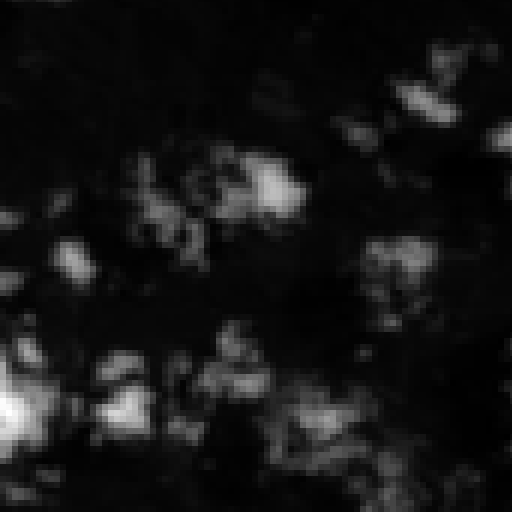
#> input picture cosc-2669/good-cop-bad-cop/data/timeseries/7680-10240-B01-2017-03-12.png, 512 x 512 px, given in place of 7680-10240-B04-2017-03-12.png, which was not available
$ jupyter execute --allow-errors test_images.ipynb   (text cells are left out)
#> lines starting #> are read from the running program, lines starting #| are printed output that depends on the picture; pictures that were not available may be replaced by others from this repository, and a replacement may not be noted
[cell 1]
import pandas as pd
import numpy as np
from PIL import Image
import matplotlib.pyplot as plt
from matplotlib import image
import glob
import os

[cell 2]
# x 7680,  y 1024
def get_tile_path(x, y, band, date):
    path = f'C:\\Users\\Gladiator\\Documents\\Good_Crop_Bad_Crop\\model\\satelite_data\\phase-01\\data\\sentinel-2a-tile-{x}x-{y}y\\timeseries\\{x}-{y}-{band}-{date}.png'
    return path

[cell 3]
# get the picture
def get_image(x, y, band, date):
    path = get_tile_path(x,y,band,date)
    im = image.imread(path)
    return im

[cell 4]
# get the dates
paths = glob.glob(get_tile_path('7680','10240','B01','*'))
dates = []
for path in paths:
    x = len(path)
    dates.append(path[x-14:x-4])

# sort date
dates.sort(key= lambda x: int(''.join(x.split('-'))))

dates[0:5]

[cell 5]
def calulcate_NVDI(NIR, RED):
    return (NIR - RED) / (NIR + RED)

[cell 6]
def calculate_ENVDI(NIR, GREEN, BLUE):
    return ((NIR+GREEN) - (2*BLUE)) / ((NIR+GREEN) + (2*BLUE))

[cell 7]
def calulcate_GNDVI(NIR, GREEN):

    return (NIR - GREEN) / (NIR + GREEN)

[cell 8]
def get_wavelength(x, y, band, date):
#> called with x = '7680', y = '10240', band = 'B04', date = '2017-03-12'
    im = Image.open(get_tile_path(x,y,band,date))
#> im is the input picture: PIL image 512x512 I;16; min 2132, max 15726, mean 3327.8
    arr = np.array(im.getdata()).reshape(512,512)
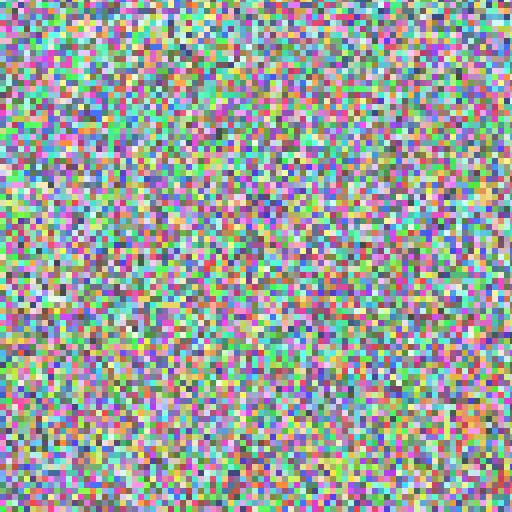
#> arr: shape (512, 512) int64; 1891 distinct labels, from 2132 to 15726; one colour per label, 0 black
    return arr

[cell 9]
def get_partition(image, xStart, yStart, mask):
    result = []
    for y in range(0, len(mask)):
        for x in range(0, len(mask[0])):
            # check if the mask pixel is selected then add the img pixel to list
            if mask[y,x]==1:
                result.append(image[yStart+y, xStart+x])
    return np.array(result)

[cell 10]
def get_avg_vegetation_index(vi, X, Y, xStart, yStart, mask):
    result = []
    avg = []
    upper = []
    lower = []
    for date in dates[0:12]:
        red = get_wavelength(X,Y,RED,date)
        blue = get_wavelength(X,Y,BLUE,date)
#> call 2 of get_wavelength, with x = '7680', y = '10240', band = 'B02', date = '2017-03-12'
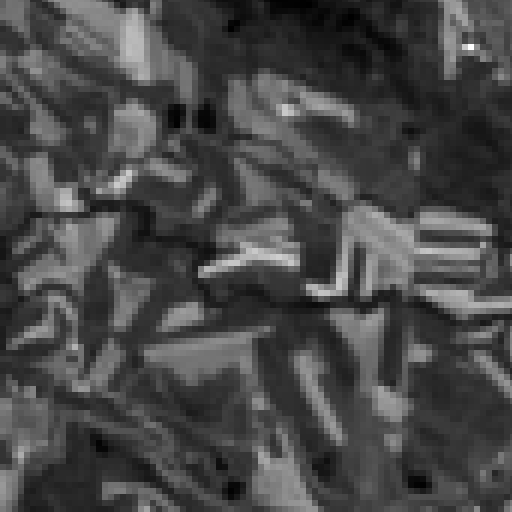
#> input picture cosc-2669/good-cop-bad-cop/data/timeseries/7680-10240-B01-2017-08-19.png, 512 x 512 px, given in place of 7680-10240-B02-2017-03-12.png, which was not available
#> in get_wavelength, im is the input picture: PIL image 512x512 I;16; min 2098, max 3520, mean 2503.3
#> in get_wavelength (call 2), `arr = np.array(im.getdata()).reshape(512,512)`:
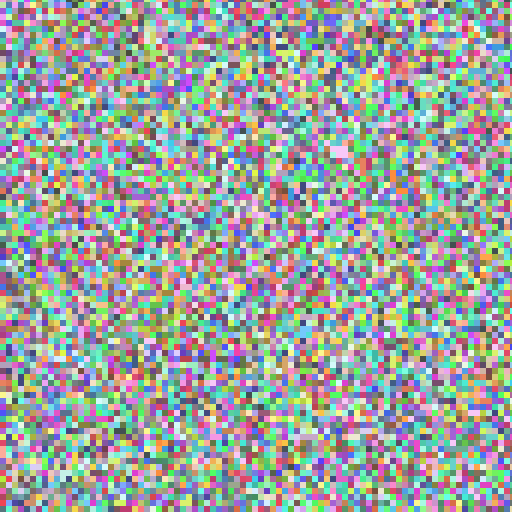
#> arr: shape (512, 512) int64; 519 distinct labels, from 2098 to 3520; one colour per label, 0 black
        green = get_wavelength(X,Y,GREEN,date)
        nir = get_wavelength(X,Y,NIR,date)

        if vi == 'NVDI':
            nvdi = calulcate_NVDI(nir, red)
            res = get_partition(nvdi, xStart, yStart, mask)
            average = np.average(res)
            sd = np.std(res)

            avg.append(average)
            upper.append(average+(2*sd))
            lower.append(average-(2*sd))
            result.append(res)
    dict = {}
    dict['result'] = result
    dict['avg'] = avg
    dict['upper'] = upper
    dict['lower'] = lower
    return dict

[cell 11]
BLUE = 'B02'
GREEN = 'B03'
RED = 'B04'
NIR = 'B08'

[cell 12]
X = '7680'
Y = '10240'
xStart = 0
yStart = 0
mask = np.ones((20,20))

#> (a cell that did not finish here is left out)

[cell 14]
xlabels = []
#> xlabels = []
result = []
xlabel2 = []
#> (the rest of this cell did not finish here and is left out)
